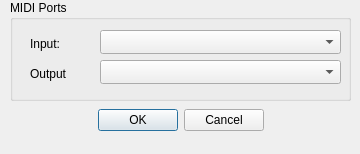
<?xml version="1.0" encoding="UTF-8"?>
<ui version="4.0">
 <class>SetupDialog</class>
 <widget class="QDialog" name="SetupDialog">
  <property name="geometry">
   <rect>
    <x>0</x>
    <y>0</y>
    <width>360</width>
    <height>154</height>
   </rect>
  </property>
  <property name="windowTitle">
   <string>MIDI Setup</string>
  </property>
  <property name="modal">
   <bool>true</bool>
  </property>
  <widget class="QDialogButtonBox" name="buttonBox">
   <property name="geometry">
    <rect>
     <x>80</x>
     <y>100</y>
     <width>201</width>
     <height>41</height>
    </rect>
   </property>
   <property name="orientation">
    <enum>Qt::Horizontal</enum>
   </property>
   <property name="standardButtons">
    <set>QDialogButtonBox::Cancel|QDialogButtonBox::Ok</set>
   </property>
   <property name="centerButtons">
    <bool>true</bool>
   </property>
  </widget>
  <widget class="QGroupBox" name="groupBox">
   <property name="geometry">
    <rect>
     <x>10</x>
     <y>0</y>
     <width>341</width>
     <height>101</height>
    </rect>
   </property>
   <property name="title">
    <string>MIDI Ports</string>
   </property>
   <widget class="QComboBox" name="inputComboBox">
    <property name="geometry">
     <rect>
      <x>90</x>
      <y>30</y>
      <width>241</width>
      <height>24</height>
     </rect>
    </property>
   </widget>
   <widget class="QComboBox" name="outputComboBox">
    <property name="geometry">
     <rect>
      <x>90</x>
      <y>60</y>
      <width>241</width>
      <height>24</height>
     </rect>
    </property>
   </widget>
   <widget class="QLabel" name="inputLabel">
    <property name="geometry">
     <rect>
      <x>20</x>
      <y>34</y>
      <width>54</width>
      <height>20</height>
     </rect>
    </property>
    <property name="text">
     <string>Input:</string>
    </property>
   </widget>
   <widget class="QLabel" name="outputLabel">
    <property name="geometry">
     <rect>
      <x>20</x>
      <y>64</y>
      <width>54</width>
      <height>20</height>
     </rect>
    </property>
    <property name="text">
     <string>Output</string>
    </property>
   </widget>
  </widget>
 </widget>
 <resources/>
 <connections>
  <connection>
   <sender>buttonBox</sender>
   <signal>accepted()</signal>
   <receiver>SetupDialog</receiver>
   <slot>accept()</slot>
   <hints>
    <hint type="sourcelabel">
     <x>248</x>
     <y>254</y>
    </hint>
    <hint type="destinationlabel">
     <x>157</x>
     <y>274</y>
    </hint>
   </hints>
  </connection>
  <connection>
   <sender>buttonBox</sender>
   <signal>rejected()</signal>
   <receiver>SetupDialog</receiver>
   <slot>reject()</slot>
   <hints>
    <hint type="sourcelabel">
     <x>316</x>
     <y>260</y>
    </hint>
    <hint type="destinationlabel">
     <x>286</x>
     <y>274</y>
    </hint>
   </hints>
  </connection>
 </connections>
</ui>
